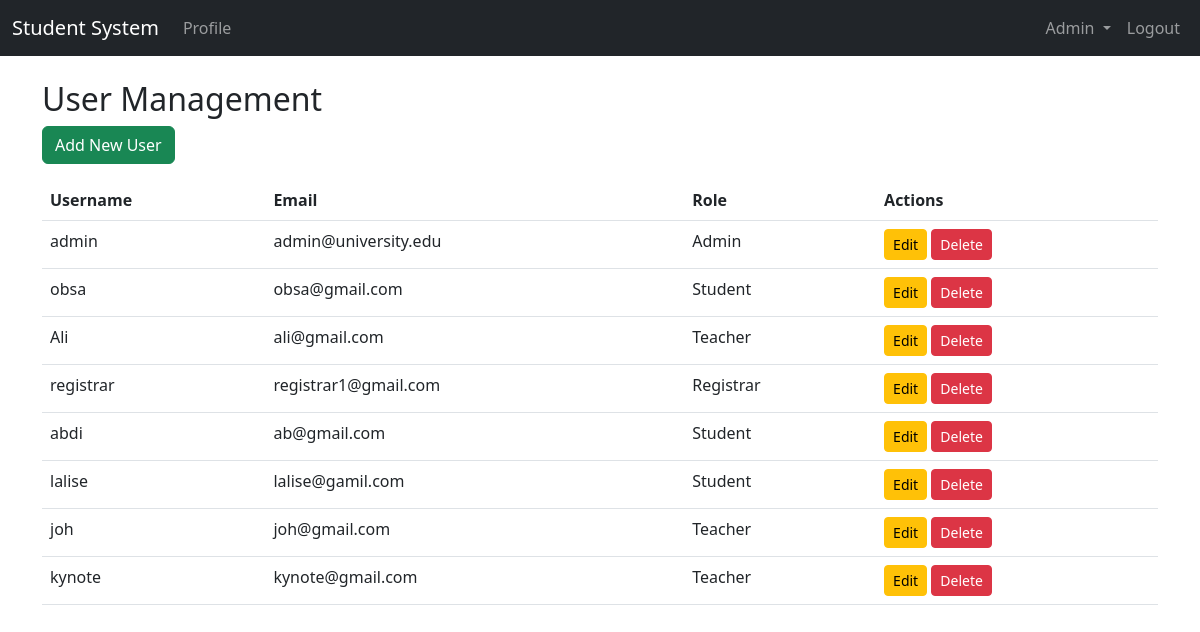
Page /user-management (signed in) on the earlier database version.
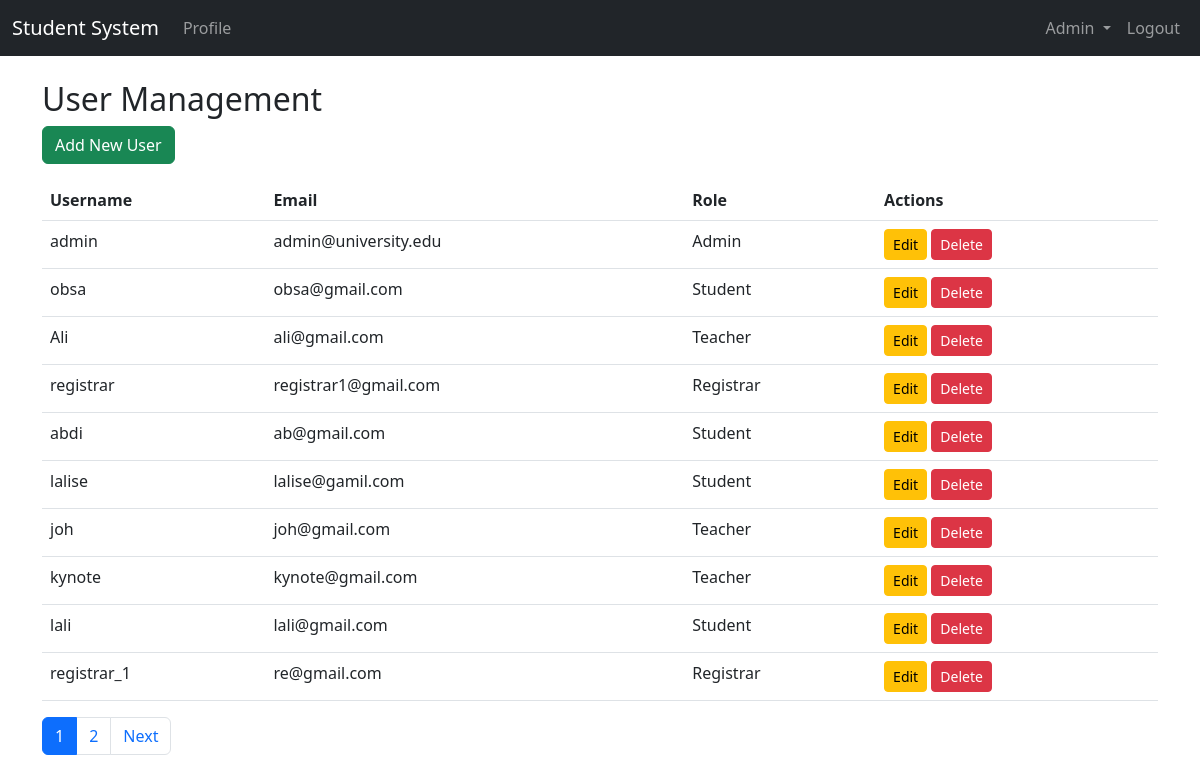
Same page on the later database version.
### app.py (models this page shows)
class User(db.Model):
    __tablename__ = 'users'
    id = db.Column(db.Integer, primary_key=True)
    username = db.Column(db.String(80), unique=True, nullable=False)
    email         = db.Column(db.String(120),unique=True, nullable=False)
    password_hash = db.Column(db.String(128),nullable=False)
    role          = db.Column(db.String(20), nullable=False)
    is_active     = db.Column(db.Boolean,    default=False)
    department    = db.Column(db.String(100), nullable=True)
    section       = db.Column(db.String(50),  nullable=True)

### app.py (the view)
@app.route('/user-management')
@roles_required('admin')
def user_management():
    page = request.args.get('page', 1, type=int)
    per_page = 10  # Number of users per page
    users = User.query.paginate(page=page, per_page=per_page)
    return render_template('user_management.html', users=users.items, pagination=users)

### app.py (called while the page is built)
def roles_required(*required_roles):
    def decorator(f):
        @wraps(f)
        def wrapped(*args, **kwargs):
            if session.get('role') not in required_roles:
                flash('Access denied. Insufficient privileges', 'danger')
                return redirect(url_for('login'))
            return f(*args, **kwargs)
        return wrapped
    return decorator

@app.context_processor
def inject_debug():
    return {'debug': app.debug}

### templates/user_management.html (shortened to what this page needs)
{% extends "base.html" %}
{% block content %}
<h2>User Management</h2>
<a href="{{ url_for('admin_add_user') }}" class="btn btn-success mb-3">Add New User</a>
<table class="table table-hover">
    <thead>
        <tr>
            <th>Username</th>
            <th>Email</th>
            <th>Role</th>
            <th>Actions</th>
        </tr>
    </thead>
    <tbody>
        {% for user in users %}
        <tr>
            <td>{{ user.username }}</td>
            <td>{{ user.email }}</td>
            <td>{{ user.role|capitalize }}</td>
            <td>
                <a href="{{ url_for('admin_edit_user', user_id=user.id) }}" class="btn btn-sm btn-warning">Edit</a>
                <form action="{{ url_for('admin_delete_user', user_id=user.id) }}" method="POST" class="d-inline">
                    <button type="submit" class="btn btn-sm btn-danger">Delete</button>
                </form>
            </td>
        </tr>
        {% endfor %}
    </tbody>
</table>
{% include '_pagination.html' %}
{% endblock %}

### templates/base.html (shortened to what this page needs)
<!DOCTYPE html>
<html lang="en">
<head>
    <link href="https://cdn.jsdelivr.net/npm/bootstrap@5.3.0/dist/css/bootstrap.min.css" rel="stylesheet">
    <link rel="stylesheet" href="https://cdn.jsdelivr.net/npm/bootstrap-icons@1.10.0/font/bootstrap-icons.css">
</head>
<body>
    <nav class="navbar navbar-expand-lg navbar-dark bg-dark">
        <div class="container-fluid">
            <a class="navbar-brand" href="/">Student System</a>
            <div class="collapse navbar-collapse" id="navbarNav">
                <div class="navbar-nav me-auto">
                    {% if session.role %}
                        <a class="nav-link" href="{{ url_for('profile') }}">Profile</a>
                    {% endif %}
                </div>
                {% if session.role == 'admin' %}
                <ul class="navbar-nav">
                    <li class="nav-item dropdown">
                        <a class="nav-link dropdown-toggle" href="#" id="adminDropdown" role="button"
                           data-bs-toggle="dropdown" aria-expanded="false">
                            Admin
                        </a>
                    </li>
                </ul>
                {% endif %}
                <div class="navbar-nav">
                    {% if session.role %}
                        <a class="nav-link" href="{{ url_for('logout') }}">Logout</a>
                    {% else %}
                        <a class="nav-link" href="{{ url_for('login') }}">Login</a>
                    {% endif %}
                </div>
            </div>
        </div>
    </nav>
    <div class="container mt-4">
        {% block content %}{% endblock %}
    </div>
</body>
</html>

### templates/_pagination.html (shortened to what this page needs)
{% if pagination.pages > 1 %}
<nav>
    <ul class="pagination">
        {% for page in pagination.iter_pages() %}
        <li class="page-item {{ 'active' if page == pagination.page }}">
            <a class="page-link" href="?page={{ page }}">{{ page }}</a>
        </li>
        {% endfor %}
        {% if pagination.has_next %}
        <li class="page-item">
            <a class="page-link" href="?page={{ pagination.next_num }}">Next</a>
        </li>
        {% endif %}
    </ul>
</nav>
{% endif %}

Differences in the rows shown:
added User: username "lali", email "lali@gmail.com", role "Student"
added User: username "registrar_1", email "re@gmail.com", role "Registrar"
Other differences:
new list line: "1"
new list line: "2"
text now shown: "Next"
